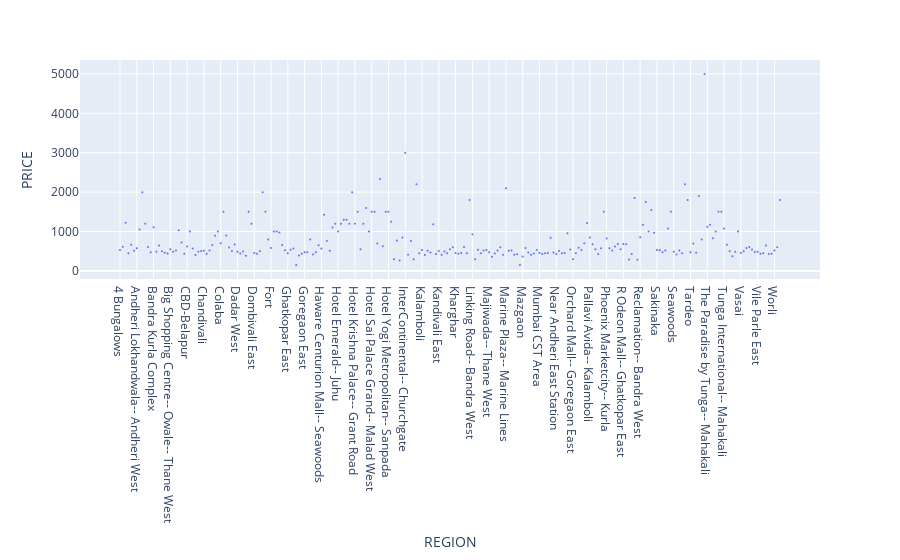

Notebook cell for this chart:
### Code cell
fig = px.scatter(regiondata, x="REGION", y="PRICE").update_traces(marker_size=2)
fig.show()

### Figure 1 — Plotly figure (JSON) as saved in the notebook; plotly's stock layout.template omitted (floating-point values rounded to 4 significant figures; data arrays with more than 128 entries replaced by an {"elided": "..."} marker saying what was removed)
{"data": [{"hovertemplate": "REGION=%{x}<br>PRICE=%{y}<extra></extra>", "legendgroup": "", "marker": {"color": "#636efa", "size": 2, "symbol": "circle"}, "mode": "markers", "name": "", "orientation": "v", "showlegend": false, "type": "scatter", "x": {"elided": "237 str values"}, "xaxis": "x", "y": {"elided": "237 float values"}, "yaxis": "y"}], "layout": {"autosize": true, "legend": {"tracegroupgap": 0}, "margin": {"t": 60}, "xaxis": {"anchor": "y", "autorange": true, "domain": [0, 1], "range": [-14.05, 250.1], "title": {"text": "REGION"}, "type": "category"}, "yaxis": {"anchor": "x", "autorange": true, "domain": [0, 1], "range": [-432.8, 5583.0], "title": {"text": "PRICE"}, "type": "linear"}}}
